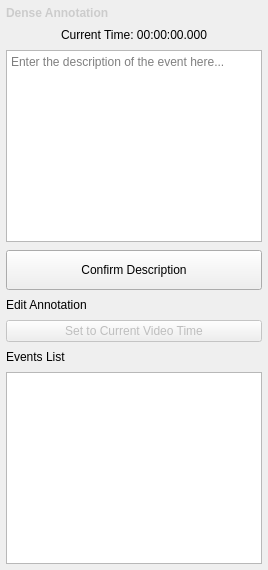
<?xml version="1.0" encoding="UTF-8"?>
<ui version="4.0">
 <class>DenseAnnotationPanel</class>
 <widget class="QWidget" name="DenseAnnotationPanel">
  <layout class="QVBoxLayout" name="denseMainLayout">
   <property name="spacing">
    <number>8</number>
   </property>
   <property name="leftMargin">
    <number>6</number>
   </property>
   <property name="topMargin">
    <number>6</number>
   </property>
   <property name="rightMargin">
    <number>6</number>
   </property>
   <property name="bottomMargin">
    <number>6</number>
   </property>
   <item>
    <widget class="QLabel" name="denseTitleLabel">
     <property name="styleSheet">
      <string notr="true">font-weight: bold; color: #ccc;</string>
     </property>
     <property name="text">
      <string>Dense Annotation</string>
     </property>
    </widget>
   </item>
   <item>
    <widget class="QLabel" name="denseCurrentTimeLabel">
     <property name="text">
      <string>Current Time: 00:00:00.000</string>
     </property>
     <property name="alignment">
      <set>Qt::AlignmentFlag::AlignCenter</set>
     </property>
     <property name="class" stdset="0">
      <string notr="true">dense_time_display</string>
     </property>
    </widget>
   </item>
   <item>
    <widget class="QTextEdit" name="denseDescriptionEdit">
     <property name="minimumSize">
      <size>
       <width>0</width>
       <height>120</height>
      </size>
     </property>
     <property name="placeholderText">
      <string>Enter the description of the event here...</string>
     </property>
     <property name="class" stdset="0">
      <string notr="true">dense_desc_editor</string>
     </property>
    </widget>
   </item>
   <item>
    <widget class="QPushButton" name="denseConfirmBtn">
     <property name="minimumSize">
      <size>
       <width>0</width>
       <height>40</height>
      </size>
     </property>
     <property name="cursor">
      <cursorShape>PointingHandCursor</cursorShape>
     </property>
     <property name="text">
      <string>Confirm Description</string>
     </property>
     <property name="class" stdset="0">
      <string notr="true">dense_confirm_btn</string>
     </property>
    </widget>
   </item>
   <item>
    <widget class="QLabel" name="denseEditLabel">
     <property name="text">
      <string>Edit Annotation</string>
     </property>
     <property name="class" stdset="0">
      <string notr="true">panel_header_lbl</string>
     </property>
    </widget>
   </item>
   <item>
    <widget class="QPushButton" name="denseSetCurrentTimeBtn">
     <property name="enabled">
      <bool>false</bool>
     </property>
     <property name="cursor">
      <cursorShape>PointingHandCursor</cursorShape>
     </property>
     <property name="text">
      <string>Set to Current Video Time</string>
     </property>
    </widget>
   </item>
   <item>
    <widget class="QLabel" name="denseEventsListLabel">
     <property name="text">
      <string>Events List</string>
     </property>
     <property name="class" stdset="0">
      <string notr="true">panel_header_lbl</string>
     </property>
    </widget>
   </item>
   <item>
    <widget class="QTableView" name="denseEventsTableView">
     <property name="alternatingRowColors">
      <bool>true</bool>
     </property>
     <property name="selectionMode">
      <enum>QAbstractItemView::SelectionMode::SingleSelection</enum>
     </property>
     <property name="selectionBehavior">
      <enum>QAbstractItemView::SelectionBehavior::SelectRows</enum>
     </property>
     <property name="class" stdset="0">
      <string notr="true">annotation_table</string>
     </property>
    </widget>
   </item>
  </layout>
 </widget>
 <resources/>
 <connections/>
</ui>
